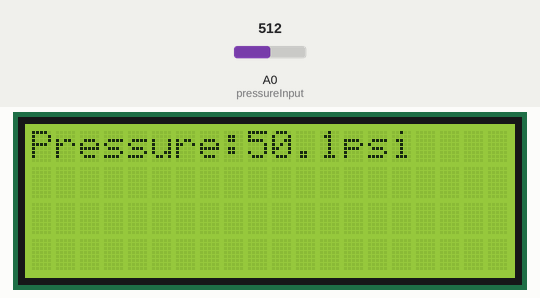
Simulated run of this sketch. Board: Arduino Uno, built with avr-gcc and run on an emulated ATmega328P. On the bench: 20×4 character LCD. The test bench sets the inputs (shaded band); at power-on: A0 (pressureInput) = 512. What the sketch prints to the serial monitor is not drawn.

Above: at 6.3 s.
6.4 s: A0 (pressureInput) set to 716
At 7.7 s:
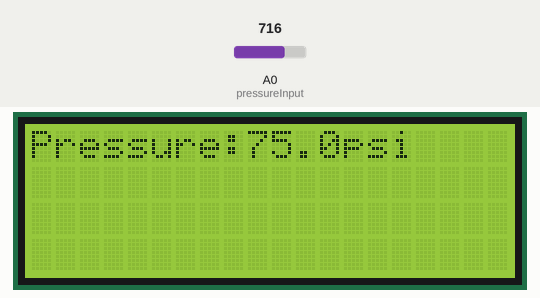
8.0 s: A0 (pressureInput) set to 900
At 9.3 s:
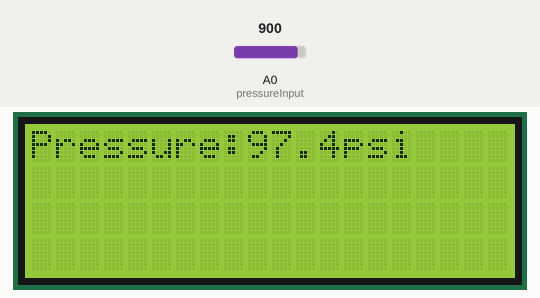
9.6 s: A0 (pressureInput) set to 931
At 10.1 s:
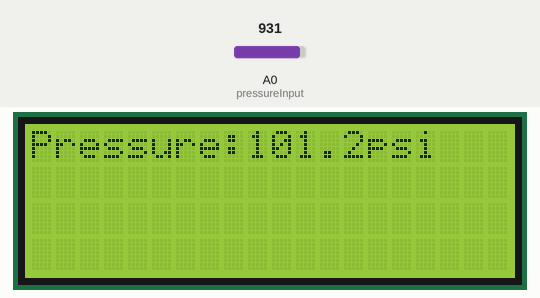
Timing chart, 0 to 12.6 s (numbered marks = the images above; inputs shaded):
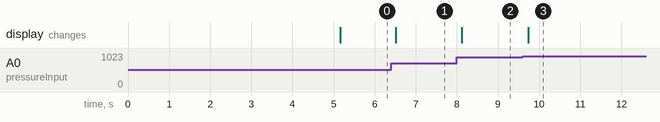

Measured:
- after the input at 6.4 s, the display: changes after 0.11 s (image 1)
- after the input at 8.0 s, the display: changes after 0.12 s (image 2)
- after the input at 9.6 s, the display: changes after 0.14 s (image 3)

The sketch:

water_pressure_sensor_lcd_example_2.ino
```cpp
/* This example demonstrates how to take a standard 3-wire pressure transducer
 *  and read the analog signal, then convert the signal to a readable output and
 *  display it onto an LCD screen.
 *
 *  Contact Tyler at tylerovens@me.com if you have any questions
 */

#include <Wire.h>
#include <LiquidCrystal_I2C.h>

const int pressureInput = A0; //select the analog input pin for the pressure transducer
const int pressureZero = 102.4; //analog reading of pressure transducer at 0psi
const int pressureMax = 921.6; //analog reading of pressure transducer at 100psi
const int pressuretransducermaxPSI = 100; //psi value of transducer being used
const int baudRate = 9600; //constant integer to set the baud rate for serial monitor
const int sensorreadDelay = 250; //constant integer to set the sensor read delay in milliseconds

float pressureValue = 0; //variable to store the value coming from the pressure transducer

LiquidCrystal_I2C lcd(0x3f, 20, 4); //sets the LCD I2C communication address; format(address, columns, rows)

void setup() //setup routine, runs once when system turned on or reset
{
  Serial.begin(baudRate); //initializes serial communication at set baud rate bits per second
  lcd.init();                      // initialize the lcd
  lcd.init();
  // Print a message to the LCD.
  lcd.backlight();
  lcd.setCursor(3,0);
  delay(5000);
  Serial.begin(115200);
  Serial.println("hello start");
  lcd.setCursor(0, 0);
  lcd.print("Water Pressure:");
}

void loop() //loop routine runs over and over again forever
{
  pressureValue = analogRead(pressureInput); //reads value from input pin and assigns to variable
  pressureValue = ((pressureValue-pressureZero)*pressuretransducermaxPSI)/(pressureMax-pressureZero); //conversion equation to convert analog reading to psi
  Serial.print(pressureValue, 1); //prints value from previous line to serial
  Serial.println("psi"); //prints label to serial
  lcd.setCursor(0,0); //sets cursor to column 0, row 0
  lcd.print("Pressure:"); //prints label
  lcd.print(pressureValue, 1); //prints pressure value to lcd screen, 1 digit on float
  lcd.print("psi"); //prints label after value
  lcd.print("   "); //to clear the display after large values or negatives
  delay(sensorreadDelay); //delay in milliseconds between read values
}
```
